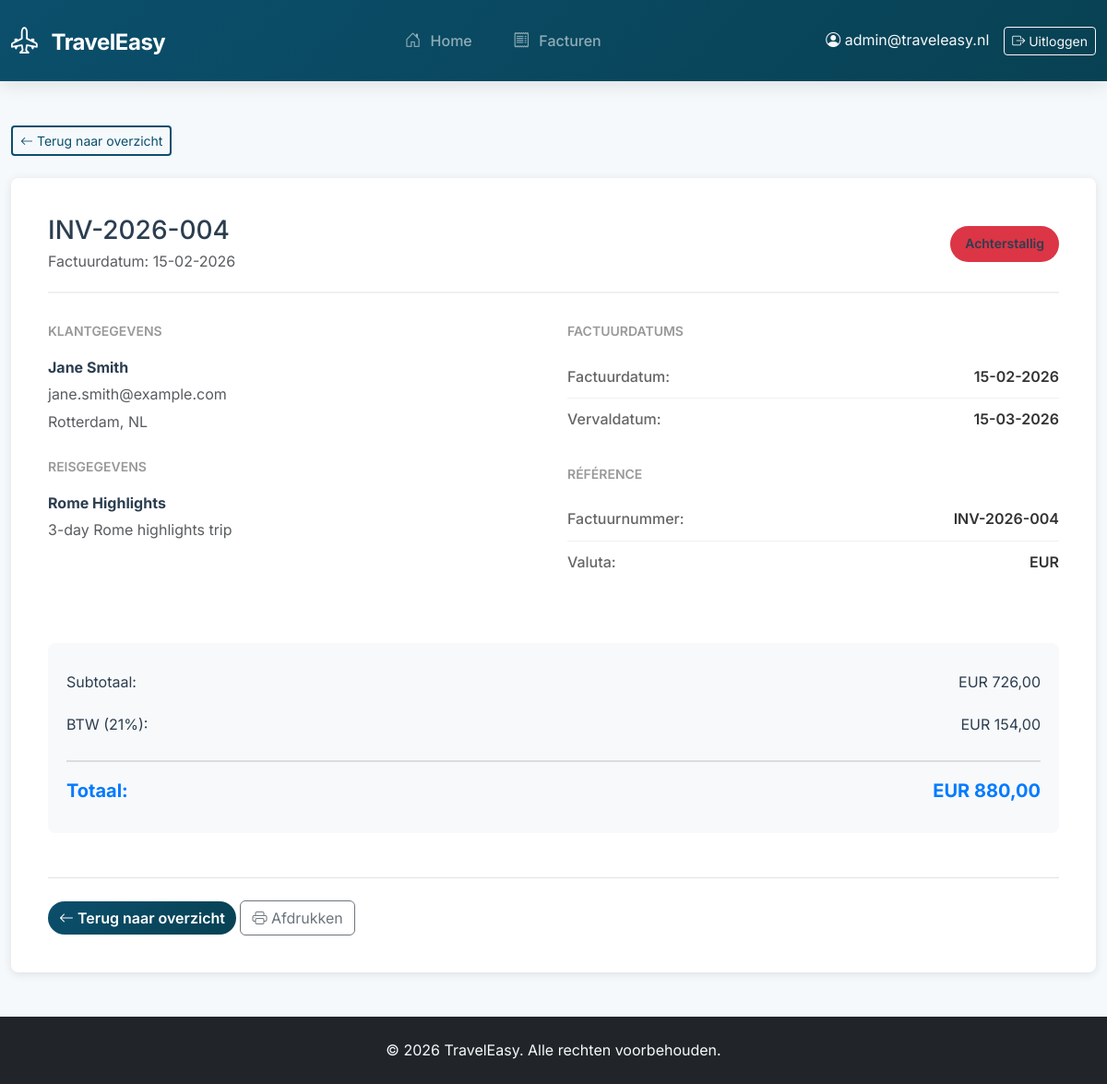
/facturen/4 (signed in), run on the app's committed database.
### tables this page shows
CREATE TABLE invoices (
    id INT AUTO_INCREMENT PRIMARY KEY,
    booking_id INT NOT NULL,
    customer_id INT NOT NULL,
    invoice_number VARCHAR(50) NOT NULL UNIQUE,
    invoice_date DATE NOT NULL,
    due_date DATE NOT NULL,
    total_amount DECIMAL(10,2) NOT NULL,
    tax_amount DECIMAL(10,2) NOT NULL,
    status ENUM('unpaid','paid','overdue','cancelled') DEFAULT 'unpaid',
    payment_date DATE NULL,
    currency CHAR(3) NOT NULL DEFAULT 'EUR',
    created_at TIMESTAMP DEFAULT CURRENT_TIMESTAMP,
    FOREIGN KEY (booking_id) REFERENCES bookings(id) ON DELETE RESTRICT,
    FOREIGN KEY (customer_id) REFERENCES customers(id) ON DELETE RESTRICT
);

CREATE TABLE customers (
    id INT AUTO_INCREMENT PRIMARY KEY,
    first_name VARCHAR(50) NOT NULL,
    last_name VARCHAR(50) NOT NULL,
    email VARCHAR(100) NOT NULL UNIQUE,
    phone VARCHAR(20),
    address VARCHAR(255),
    birthdate DATE
);

CREATE TABLE trips (
    id INT AUTO_INCREMENT PRIMARY KEY,
    title VARCHAR(100) NOT NULL,
    description TEXT,
    base_currency CHAR(3) NOT NULL,
    created_by INT DEFAULT NULL,
    created_at TIMESTAMP DEFAULT CURRENT_TIMESTAMP,
    FOREIGN KEY (created_by) REFERENCES users(id) ON DELETE SET NULL
);

### app/Controllers/InvoiceController.php (called while the page is built, shortened)
<?php
require_once PROJECT_ROOT . 'app' . DIRECTORY_SEPARATOR . 'Models' . DIRECTORY_SEPARATOR . 'Invoice.php';
class InvoiceController {
    private $invoiceModel;
    public function __construct($pdo) {
        $this->invoiceModel = new Invoice($pdo);
    }
    public function show($id) {
        try {
            $invoice = $this->invoiceModel->getById($id);
            require PROJECT_ROOT . 'Views' . DIRECTORY_SEPARATOR . 'invoices' . DIRECTORY_SEPARATOR . 'show.php';
        } catch (Exception $e) {
            error_log("InvoiceController::show error: " . $e->getMessage());
            header('Location: /facturen');
            exit;
        }
    }
}

### public/index.php (called while the page is built, shortened)
<?php
require_once PROJECT_ROOT . 'config' . DIRECTORY_SEPARATOR . 'web.php';

### app/Models/Invoice.php (called while the page is built, shortened)
<?php
class Invoice {
    private $pdo;
    public function __construct($pdo) {
        $this->pdo = $pdo;
    }
    public function getById($id) {
        try {
            $stmt = $this->pdo->prepare("CALL sp_GetInvoiceById(:id)");
            $stmt->execute(['id' => (int)$id]);
            $result = $stmt->fetch();
            return $result !== false ? $result : null;
        } catch (PDOException $e) {
            error_log("Error fetching invoice by ID {$id}: " . $e->getMessage());
            throw new Exception("Fout bij het ophalen van factuur: " . $e->getMessage());
        }
    }
}

### Views/invoices/show.php (the view, shortened to what this page needs)
<!DOCTYPE html>
<html lang="nl">
<head>
    <link href="https://cdn.jsdelivr.net/npm/bootstrap@5.3.2/dist/css/bootstrap.min.css" rel="stylesheet">
    <link rel="stylesheet" href="https://cdn.jsdelivr.net/npm/bootstrap-icons@1.11.3/font/bootstrap-icons.min.css">
    <link rel="stylesheet" href="/css/style.css">
</head>
<body>
    <nav class="navbar navbar-expand-lg navbar-dark">
        <div class="container">
            <a class="navbar-brand" href="/home">
                <i class="bi bi-airplane-engines"></i>
                TravelEasy
            </a>
            <div class="collapse navbar-collapse" id="navbarNav">
                <ul class="navbar-nav mx-auto">
                    <li class="nav-item">
                        <a class="nav-link" href="/home">
                            <i class="bi bi-house-door"></i> Home
                        </a>
                    </li>
                    <li class="nav-item">
                        <a class="nav-link" href="/facturen">
                            <i class="bi bi-receipt"></i> Facturen
                        </a>
                    </li>
                </ul>
                <div class="d-flex align-items-center">
                    <?php if (isset($_SESSION['user_email'])): ?>
                        <span class="navbar-text me-3 text-light">
                            <i class="bi bi-person-circle"></i> <?= htmlspecialchars($_SESSION['user_email'] ?? 'Gebruiker') ?>
                        </span>
                        <a class="btn btn-outline-light btn-sm" href="/logout">
                            <i class="bi bi-box-arrow-right"></i> Uitloggen
                        </a>
                    <?php else: ?>
                        <a class="btn btn-outline-light btn-sm" href="/login">
                            <i class="bi bi-box-arrow-in-right"></i> Inloggen
                        </a>
                    <?php endif; ?>
                </div>
            </div>
        </div>
    </nav>
    <div class="container mt-5 mb-5">
        <div class="mb-4">
            <a href="/facturen" class="btn btn-outline-primary btn-sm">
                <i class="bi bi-arrow-left"></i> Terug naar overzicht
            </a>
        </div>
        <div class="invoice-container">
            <div class="invoice-header">
                <div>
                    <h1 class="h3 mb-1"><?= htmlspecialchars($invoice['invoice_number']) ?></h1>
                    <p class="text-muted mb-0">Factuurdatum: <?= date('d-m-Y', strtotime($invoice['invoice_date'])) ?></p>
                </div>
                <div class="text-end">
                    <?php
                    $statusClass = [
                        'paid' => 'success',
                        'unpaid' => 'warning',
                        'overdue' => 'danger',
                        'cancelled' => 'secondary'
                    ];
                    $statusText = [
                        'paid' => 'Betaald',
                        'unpaid' => 'Onbetaald',
                        'overdue' => 'Achterstallig',
                        'cancelled' => 'Geannuleerd'
                    ];
                    $class = $statusClass[$invoice['status']] ?? 'secondary';
                    $text = $statusText[$invoice['status']] ?? $invoice['status'];
                    ?>
                    <span class="status-badge bg-<?= $class ?>">
                        <?= $text ?>
                    </span>
                </div>
            </div>
            <div class="invoice-details">
                <div>
                    <div class="invoice-section">
                        <div class="invoice-section-title">Klantgegevens</div>
                        <p class="mb-1"><strong><?= htmlspecialchars($invoice['customer_name']) ?></strong></p>
                        <p class="text-muted mb-1"><?= htmlspecialchars($invoice['customer_email']) ?></p>
                        <p class="text-muted"><?= htmlspecialchars($invoice['customer_address']) ?></p>
                    </div>
                    <div class="invoice-section">
                        <div class="invoice-section-title">Reisgegevens</div>
                        <p class="mb-1"><strong><?= htmlspecialchars($invoice['trip_title']) ?></strong></p>
                        <p class="text-muted"><?= htmlspecialchars($invoice['trip_description']) ?></p>
                    </div>
                </div>
                <div>
                    <div class="invoice-section">
                        <div class="invoice-section-title">Factuurdatums</div>
                        <div class="invoice-row">
                            <span class="invoice-row-label">Factuurdatum:</span>
                            <span class="invoice-row-value"><?= date('d-m-Y', strtotime($invoice['invoice_date'])) ?></span>
                        </div>
                        <div class="invoice-row">
                            <span class="invoice-row-label">Vervaldatum:</span>
                            <span class="invoice-row-value"><?= date('d-m-Y', strtotime($invoice['due_date'])) ?></span>
                        </div>
                    </div>
                    <div class="invoice-section">
                        <div class="invoice-section-title">Référence</div>
                        <div class="invoice-row">
                            <span class="invoice-row-label">Factuurnummer:</span>
                            <span class="invoice-row-value"><?= htmlspecialchars($invoice['invoice_number']) ?></span>
                        </div>
                        <div class="invoice-row">
                            <span class="invoice-row-label">Valuta:</span>
                            <span class="invoice-row-value"><?= htmlspecialchars($invoice['currency']) ?></span>
                        </div>
                    </div>
                </div>
            </div>
            <div class="invoice-total">
                <div class="invoice-total-row">
                    <span>Subtotaal:</span>
                    <span><?= htmlspecialchars($invoice['currency']) ?> <?= number_format($invoice['total_amount'] - $invoice['tax_amount'], 2, ',', '.') ?></span>
                </div>
                <div class="invoice-total-row">
                    <span>BTW (21%):</span>
                    <span><?= htmlspecialchars($invoice['currency']) ?> <?= number_format($invoice['tax_amount'], 2, ',', '.') ?></span>
                </div>
                <div class="invoice-total-row total">
                    <span>Totaal:</span>
                    <span><?= htmlspecialchars($invoice['currency']) ?> <?= number_format($invoice['total_amount'], 2, ',', '.') ?></span>
                </div>
            </div>
            <div class="mt-5 pt-4 border-top">
                <a href="/facturen" class="btn btn-primary">
                    <i class="bi bi-arrow-left"></i> Terug naar overzicht
                </a>
                <button onclick="window.print()" class="btn btn-outline-secondary">
                    <i class="bi bi-printer"></i> Afdrukken
                </button>
            </div>
        </div>
    </div>
    <footer class="bg-dark text-light py-4 mt-5">
        <div class="container text-center">
            <p class="mb-0">&copy; 2026 TravelEasy. Alle rechten voorbehouden.</p>
        </div>
    </footer>
</body>
</html>

### public/css/style.css (style rules this page uses)
:root { --primary: #0b4f6c; --primary-dark: #084153; --primary-light: #1a6b85; --secondary: #fbb13c; --success: #2ecc71; --info: #3498db; --warning: #f39c12; --danger: #e74c3c; --dark: #2c3e50; --light: #f8f9fa; --white: #ffffff; --gray: #6c757d; --gray-light: #e9ecef; --border-radius: 16px; --box-shadow: 0 10px 30px rgba(0, 0, 0, 0.08); --box-shadow-hover: 0 15px 40px rgba(11, 79, 108, 0.12); }
* { margin: 0; padding: 0; box-sizing: border-box; }
body { font-family: 'Inter', sans-serif; background-color: #f5f9fc; color: var(--dark); line-height: 1.6; }
.navbar { background: linear-gradient( 135deg, var(--primary) 0%, var(--primary-dark) 100% ); padding: 1rem 0; box-shadow: 0 4px 20px rgba(0, 0, 0, 0.1); }
.navbar-brand { font-size: 1.5rem; font-weight: 700; letter-spacing: -0.5px; }
.navbar-brand i { margin-right: 10px; font-size: 1.8rem; }
.nav-link { font-weight: 500; padding: 0.5rem 1.2rem !important; margin: 0 0.2rem; border-radius: 50px; transition: all 0.3s ease; }
.nav-link i { margin-right: 6px; font-size: 1.1rem; }
.btn-outline-primary { border: 2px solid var(--primary); color: var(--primary); }
.btn-primary { background: linear-gradient(135deg, var(--primary), var(--primary-dark)); border: none; border-radius: 50px; font-weight: 600; transition: all 0.3s ease; }
.container { max-width: 1280px; }

### Views/invoices/show.php (style rules this page uses)
.invoice-container { background: white; padding: 40px; border-radius: 8px; box-shadow: 0 2px 10px rgba(0,0,0,0.1); }
.invoice-header { display: flex; justify-content: space-between; align-items: center; border-bottom: 2px solid #f0f0f0; padding-bottom: 20px; margin-bottom: 30px; }
.invoice-details { display: grid; grid-template-columns: 1fr 1fr; gap: 30px; margin-bottom: 40px; }
.invoice-section-title { font-size: 14px; color: #999; text-transform: uppercase; font-weight: 600; margin-bottom: 15px; }
.invoice-section { margin-bottom: 25px; }
.invoice-row { display: flex; justify-content: space-between; padding: 10px 0; border-bottom: 1px solid #f0f0f0; }
.invoice-row:last-child { border-bottom: none; }
.invoice-row-label { color: #666; font-weight: 500; }
.invoice-row-value { font-weight: 600; color: #333; }
.invoice-total { background: #f8f9fa; padding: 20px; border-radius: 8px; margin-top: 30px; }
.invoice-total-row { display: flex; justify-content: space-between; padding: 10px 0; font-size: 16px; }
.invoice-total-row.total { border-top: 2px solid #ddd; padding-top: 15px; margin-top: 15px; font-size: 20px; font-weight: bold; color: #007bff; }
.status-badge { display: inline-block; padding: 8px 16px; border-radius: 20px; font-weight: 600; font-size: 14px; }

### data on the page
invoices: invoice_number "INV-2026-004", invoice_date "15-02-2026", status "Achterstallig", customer.email "jane.smith@example.com", customer.address "Rotterdam, NL", trips.title "Rome Highlights", trips.description "3-day Rome highlights trip", due_date "15-03-2026", currency "EUR", $invoice['total_amount'] - $invoice['tax_amount'] "726,00", tax_amount "154,00", total_amount "880,00"

### other printed values
$_SESSION['user_email'] "admin@traveleasy.nl"
$invoice['customer_name'] "Jane Smith"
